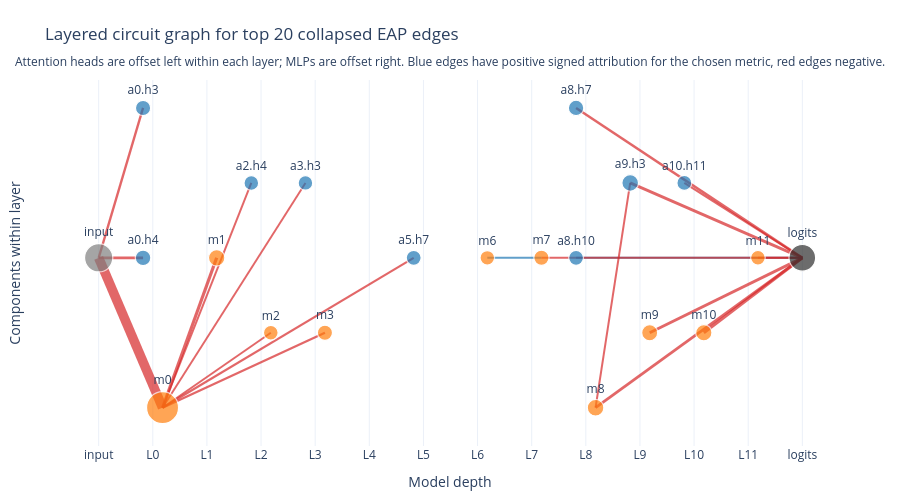
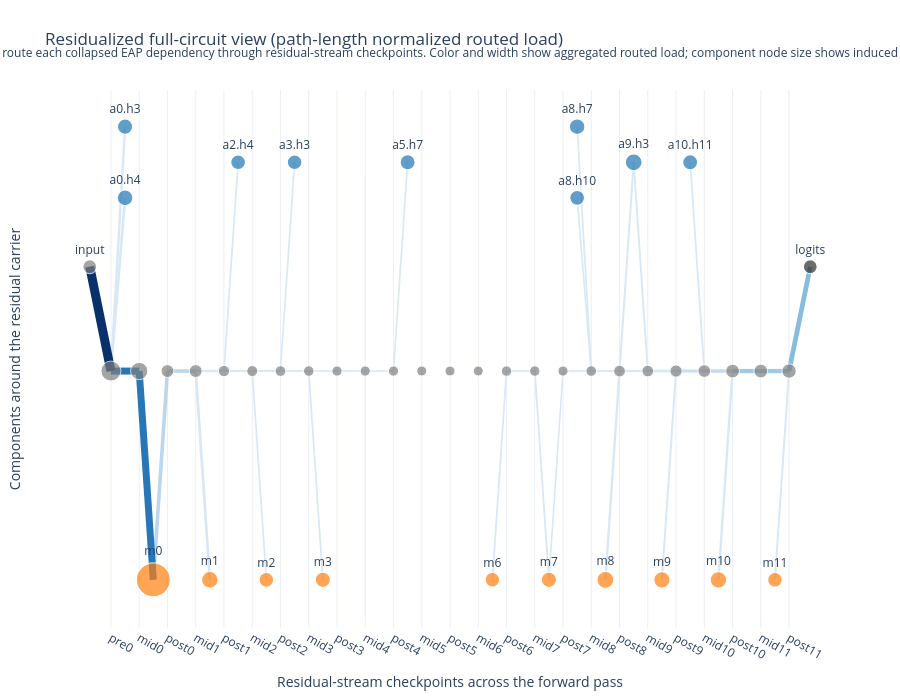

The notebook cell saved with these charts, in order:
### Markdown cell above
## Selected Necessary Edges

### Code cell
underlying_edge_map = (
    gpt2_underlying.groupby("collapsed_edge", dropna=False)["underlying_edge"]
    .agg(lambda values: values.astype(str).tolist())
    .to_dict()
)

necessary_edges_table = gpt2_edges.copy()
necessary_edges_table["underlying_edges"] = necessary_edges_table["collapsed_edge"].map(underlying_edge_map)
necessary_edges_table = necessary_edges_table.sort_values("rank", kind="stable")[[
        "collapsed_edge",
        "parent",
        "child",
        "signed_sum",
        "abs_score",
        "rank",
        "underlying_edge_count",
        "underlying_edges",
    ]]

display(necessary_edges_table)

gpt2_circuit_nodes = budgeted_node_scores(gpt2_edges)
gpt2_circuit_figures = build_live_budgeted_circuit_figures(
    gpt2_edges,
    gpt2_circuit_nodes,
    top_k_edges=len(gpt2_edges),
    layered_circuit_min_height=500,
    layered_circuit_height_per_node=18,
)

display(Markdown("### Circuit View"))
display(Markdown("**Layered circuit**"))
display(gpt2_circuit_figures["layered_circuit"])

display(Markdown("**Residualized full circuit (path-length normalized routed load)**"))
display(gpt2_circuit_figures["residualized_normalized"])

### Figure 1 — Plotly figure (JSON) as saved in the notebook; plotly's stock layout.template omitted (floating-point values rounded to 4 significant figures)
{"data": [{"hovertemplate": "Rank 1<br>input -> m0<br>Signed score: -0.6919<br>|score|: 0.6919<br>Underlying edges: 1<extra></extra>", "line": {"color": "rgba(214,39,40,0.70)", "width": 9.5}, "mode": "lines", "showlegend": false, "type": "scatter", "x": [0, 1.18], "y": [0, -1]}, {"hovertemplate": "Rank 2<br>m0 -> m1<br>Signed score: -0.1454<br>|score|: 0.1454<br>Underlying edges: 1<extra></extra>", "line": {"color": "rgba(214,39,40,0.70)", "width": 3.182}, "mode": "lines", "showlegend": false, "type": "scatter", "x": [1.18, 2.18], "y": [-1, 0]}, {"hovertemplate": "Rank 3<br>m10 -> logits<br>Signed score: -0.1387<br>|score|: 0.1387<br>Underlying edges: 1<extra></extra>", "line": {"color": "rgba(214,39,40,0.70)", "width": 3.104}, "mode": "lines", "showlegend": false, "type": "scatter", "x": [11.18, 13], "y": [-0.5, 0]}, {"hovertemplate": "Rank 4<br>m9 -> logits<br>Signed score: -0.1238<br>|score|: 0.1238<br>Underlying edges: 1<extra></extra>", "line": {"color": "rgba(214,39,40,0.70)", "width": 2.932}, "mode": "lines", "showlegend": false, "type": "scatter", "x": [10.18, 13], "y": [-0.5, 0]}, {"hovertemplate": "Rank 5<br>a9.h3 -> logits<br>Signed score: -0.1164<br>|score|: 0.1164<br>Underlying edges: 1<extra></extra>", "line": {"color": "rgba(214,39,40,0.70)", "width": 2.846}, "mode": "lines", "showlegend": false, "type": "scatter", "x": [9.82, 13], "y": [0.5, 0]}, {"hovertemplate": "Rank 6<br>m8 -> logits<br>Signed score: -0.1147<br>|score|: 0.1147<br>Underlying edges: 1<extra></extra>", "line": {"color": "rgba(214,39,40,0.70)", "width": 2.826}, "mode": "lines", "showlegend": false, "type": "scatter", "x": [9.18, 13], "y": [-1, 0]}, {"hovertemplate": "Rank 7<br>input -> a0.h4<br>Signed score: -0.0960<br>|score|: 0.0960<br>Underlying edges: 3<extra></extra>", "line": {"color": "rgba(214,39,40,0.70)", "width": 2.61}, "mode": "lines", "showlegend": false, "type": "scatter", "x": [0, 0.82], "y": [0, 0]}, {"hovertemplate": "Rank 8<br>a8.h7 -> logits<br>Signed score: -0.0885<br>|score|: 0.0885<br>Underlying edges: 1<extra></extra>", "line": {"color": "rgba(214,39,40,0.70)", "width": 2.523}, "mode": "lines", "showlegend": false, "type": "scatter", "x": [8.82, 13], "y": [1, 0]}, {"hovertemplate": "Rank 9<br>input -> a0.h3<br>Signed score: -0.0754<br>|score|: 0.0754<br>Underlying edges: 3<extra></extra>", "line": {"color": "rgba(214,39,40,0.70)", "width": 2.371}, "mode": "lines", "showlegend": false, "type": "scatter", "x": [0, 0.82], "y": [0, 1]}, {"hovertemplate": "Rank 10<br>m0 -> m3<br>Signed score: -0.0697<br>|score|: 0.0697<br>Underlying edges: 1<extra></extra>", "line": {"color": "rgba(214,39,40,0.70)", "width": 2.306}, "mode": "lines", "showlegend": false, "type": "scatter", "x": [1.18, 4.18], "y": [-1, -0.5]}, {"hovertemplate": "Rank 11<br>m0 -> a5.h7<br>Signed score: -0.0595<br>|score|: 0.0595<br>Underlying edges: 3<extra></extra>", "line": {"color": "rgba(214,39,40,0.70)", "width": 2.188}, "mode": "lines", "showlegend": false, "type": "scatter", "x": [1.18, 5.82], "y": [-1, 0]}, {"hovertemplate": "Rank 12<br>a10.h11 -> logits<br>Signed score: -0.0545<br>|score|: 0.0545<br>Underlying edges: 1<extra></extra>", "line": {"color": "rgba(214,39,40,0.70)", "width": 2.13}, "mode": "lines", "showlegend": false, "type": "scatter", "x": [10.82, 13], "y": [0.5, 0]}, {"hovertemplate": "Rank 13<br>a8.h10 -> logits<br>Signed score: 0.0507<br>|score|: 0.0507<br>Underlying edges: 1<extra></extra>", "line": {"color": "rgba(31,119,180,0.70)", "width": 2.086}, "mode": "lines", "showlegend": false, "type": "scatter", "x": [8.82, 13], "y": [0, 0]}, {"hovertemplate": "Rank 14<br>m8 -> a9.h3<br>Signed score: -0.0370<br>|score|: 0.0441<br>Underlying edges: 3<extra></extra>", "line": {"color": "rgba(214,39,40,0.70)", "width": 2.009}, "mode": "lines", "showlegend": false, "type": "scatter", "x": [9.18, 9.82], "y": [-1, 0.5]}, {"hovertemplate": "Rank 15<br>m0 -> m2<br>Signed score: -0.0418<br>|score|: 0.0418<br>Underlying edges: 1<extra></extra>", "line": {"color": "rgba(214,39,40,0.70)", "width": 1.984}, "mode": "lines", "showlegend": false, "type": "scatter", "x": [1.18, 3.18], "y": [-1, -0.5]}, {"hovertemplate": "Rank 16<br>m0 -> a2.h4<br>Signed score: -0.0377<br>|score|: 0.0410<br>Underlying edges: 3<extra></extra>", "line": {"color": "rgba(214,39,40,0.70)", "width": 1.974}, "mode": "lines", "showlegend": false, "type": "scatter", "x": [1.18, 2.82], "y": [-1, 0.5]}, {"hovertemplate": "Rank 17<br>m7 -> logits<br>Signed score: -0.0399<br>|score|: 0.0399<br>Underlying edges: 1<extra></extra>", "line": {"color": "rgba(214,39,40,0.70)", "width": 1.961}, "mode": "lines", "showlegend": false, "type": "scatter", "x": [8.18, 13], "y": [0, 0]}, {"hovertemplate": "Rank 18<br>m11 -> logits<br>Signed score: -0.0394<br>|score|: 0.0394<br>Underlying edges: 1<extra></extra>", "line": {"color": "rgba(214,39,40,0.70)", "width": 1.956}, "mode": "lines", "showlegend": false, "type": "scatter", "x": [12.18, 13], "y": [0, 0]}, {"hovertemplate": "Rank 19<br>m0 -> a3.h3<br>Signed score: -0.0337<br>|score|: 0.0384<br>Underlying edges: 3<extra></extra>", "line": {"color": "rgba(214,39,40,0.70)", "width": 1.945}, "mode": "lines", "showlegend": false, "type": "scatter", "x": [1.18, 3.82], "y": [-1, 0.5]}, {"hovertemplate": "Rank 20<br>m6 -> m7<br>Signed score: 0.0357<br>|score|: 0.0357<br>Underlying edges: 1<extra></extra>", "line": {"color": "rgba(31,119,180,0.70)", "width": 1.912}, "mode": "lines", "showlegend": false, "type": "scatter", "x": [7.18, 8.18], "y": [0, 0]}, {"customdata": ["Node: input<br>Kind: input<br>Layer: N/A<br>Incident |score| sum: 0.8632", "Node: logits<br>Kind: logits<br>Layer: N/A<br>Incident |score| sum: 0.7666", "Node: a0.h3<br>Kind: attn<br>Layer: 0<br>Incident |score| sum: 0.0754", "Node: a0.h4<br>Kind: attn<br>Layer: 0<br>Incident |score| sum: 0.0960", "Node: m0<br>Kind: mlp<br>Layer: 0<br>Incident |score| sum: 1.0878", "Node: m1<br>Kind: mlp<br>Layer: 1<br>Incident |score| sum: 0.1454", "Node: a2.h4<br>Kind: attn<br>Layer: 2<br>Incident |score| sum: 0.0410", "Node: m2<br>Kind: mlp<br>Layer: 2<br>Incident |score| sum: 0.0418", "Node: a3.h3<br>Kind: attn<br>Layer: 3<br>Incident |score| sum: 0.0384", "Node: m3<br>Kind: mlp<br>Layer: 3<br>Incident |score| sum: 0.0697", "Node: a5.h7<br>Kind: attn<br>Layer: 5<br>Incident |score| sum: 0.0595", "Node: m6<br>Kind: mlp<br>Layer: 6<br>Incident |score| sum: 0.0357", "Node: m7<br>Kind: mlp<br>Layer: 7<br>Incident |score| sum: 0.0756", "Node: a8.h7<br>Kind: attn<br>Layer: 8<br>Incident |score| sum: 0.0885", "Node: a8.h10<br>Kind: attn<br>Layer: 8<br>Incident |score| sum: 0.0507", "Node: m8<br>Kind: mlp<br>Layer: 8<br>Incident |score| sum: 0.1588", "Node: a9.h3<br>Kind: attn<br>Layer: 9<br>Incident |score| sum: 0.1605", "Node: m9<br>Kind: mlp<br>Layer: 9<br>Incident |score| sum: 0.1238", "Node: a10.h11<br>Kind: attn<br>Layer: 10<br>Incident |score| sum: 0.0545", "Node: m10<br>Kind: mlp<br>Layer: 10<br>Incident |score| sum: 0.1387", "Node: m11<br>Kind: mlp<br>Layer: 11<br>Incident |score| sum: 0.0394"], "hovertemplate": "%{customdata}<extra></extra>", "marker": {"color": ["#7f7f7f", "#2f2f2f", "#1f77b4", "#1f77b4", "#ff7f0e", "#ff7f0e", "#1f77b4", "#ff7f0e", "#1f77b4", "#ff7f0e", "#1f77b4", "#ff7f0e", "#ff7f0e", "#1f77b4", "#1f77b4", "#ff7f0e", "#1f77b4", "#ff7f0e", "#1f77b4", "#ff7f0e", "#ff7f0e"], "line": {"color": "white", "width": 1.2}, "size": [28.28, 26.68, 15.25, 15.59, 32, 16.41, 14.68, 14.69, 14.64, 15.15, 14.99, 14.59, 15.25, 15.46, 14.84, 16.63, 16.65, 16.05, 14.9, 16.3, 14.65]}, "mode": "markers+text", "showlegend": false, "text": ["input", "logits", "a0.h3", "a0.h4", "m0", "m1", "a2.h4", "m2", "a3.h3", "m3", "a5.h7", "m6", "m7", "a8.h7", "a8.h10", "m8", "a9.h3", "m9", "a10.h11", "m10", "m11"], "textposition": "top center", "type": "scatter", "x": [0, 13, 0.82, 0.82, 1.18, 2.18, 2.82, 3.18, 3.82, 4.18, 5.82, 7.18, 8.18, 8.82, 8.82, 9.18, 9.82, 10.18, 10.82, 11.18, 12.18], "y": [0, 0, 1, 0, -1, 0, 0.5, -0.5, 0.5, -0.5, 0, 0, 0, 1, 0, -1, 0.5, -0.5, 0.5, -0.5, 0]}], "layout": {"annotations": [{"showarrow": false, "text": "Attention heads are offset left within each layer; MLPs are offset right. Blue edges have positive signed attribution for the chosen metric, red edges negative.", "x": 0.5, "xref": "paper", "y": 1.08, "yref": "paper"}], "height": 500, "hovermode": "closest", "margin": {"b": 40, "l": 40, "r": 40, "t": 80}, "title": {"text": "Layered circuit graph for top 20 collapsed EAP edges"}, "xaxis": {"showgrid": true, "ticktext": ["input", "L0", "L1", "L2", "L3", "L4", "L5", "L6", "L7", "L8", "L9", "L10", "L11", "logits"], "tickvals": [0, 1, 2, 3, 4, 5, 6, 7, 8, 9, 10, 11, 12, 13], "title": {"text": "Model depth"}, "zeroline": false}, "yaxis": {"showgrid": false, "showticklabels": false, "title": {"text": "Components within layer"}, "zeroline": false}}}

### Figure 2 — Plotly figure (JSON) as saved in the notebook; plotly's stock layout.template omitted (floating-point values rounded to 4 significant figures)
{"data": [{"hovertemplate": "m7 -> resid_post_7<br>Segment kind: write<br>Aggregated load: 0.0040<br>Aggregated signed load: -0.0040<br>Routed collapsed edges: 1<br>Example contributors: m7->logits<extra></extra>", "line": {"color": "rgb(217, 232, 245)", "width": 1.595}, "mode": "lines", "showlegend": false, "type": "scatter", "x": [15.5, 16], "y": [-2.2, 0]}, {"hovertemplate": "resid_post_7 -> resid_mid_8<br>Segment kind: carry<br>Aggregated load: 0.0040<br>Aggregated signed load: -0.0040<br>Routed collapsed edges: 1<br>Example contributors: m7->logits<extra></extra>", "line": {"color": "rgb(217, 232, 245)", "width": 1.595}, "mode": "lines", "showlegend": false, "type": "scatter", "x": [16, 17], "y": [0, 0]}, {"hovertemplate": "a8.h10 -> resid_mid_8<br>Segment kind: write<br>Aggregated load: 0.0056<br>Aggregated signed load: 0.0056<br>Routed collapsed edges: 1<br>Example contributors: a8.h10->logits<extra></extra>", "line": {"color": "rgb(217, 232, 245)", "width": 1.634}, "mode": "lines", "showlegend": false, "type": "scatter", "x": [16.5, 17], "y": [1.825, 0]}, {"hovertemplate": "resid_mid_3 -> resid_post_3<br>Segment kind: carry<br>Aggregated load: 0.0060<br>Aggregated signed load: -0.0060<br>Routed collapsed edges: 1<br>Example contributors: m0->a5.h7<extra></extra>", "line": {"color": "rgb(217, 232, 245)", "width": 1.641}, "mode": "lines", "showlegend": false, "type": "scatter", "x": [7, 8], "y": [0, 0]}, {"hovertemplate": "resid_post_3 -> resid_mid_4<br>Segment kind: carry<br>Aggregated load: 0.0060<br>Aggregated signed load: -0.0060<br>Routed collapsed edges: 1<br>Example contributors: m0->a5.h7<extra></extra>", "line": {"color": "rgb(217, 232, 245)", "width": 1.641}, "mode": "lines", "showlegend": false, "type": "scatter", "x": [8, 9], "y": [0, 0]}, {"hovertemplate": "resid_mid_4 -> resid_post_4<br>Segment kind: carry<br>Aggregated load: 0.0060<br>Aggregated signed load: -0.0060<br>Routed collapsed edges: 1<br>Example contributors: m0->a5.h7<extra></extra>", "line": {"color": "rgb(217, 232, 245)", "width": 1.641}, "mode": "lines", "showlegend": false, "type": "scatter", "x": [9, 10], "y": [0, 0]}, {"hovertemplate": "resid_post_4 -> a5.h7<br>Segment kind: read<br>Aggregated load: 0.0060<br>Aggregated signed load: -0.0060<br>Routed collapsed edges: 1<br>Example contributors: m0->a5.h7<extra></extra>", "line": {"color": "rgb(217, 232, 245)", "width": 1.641}, "mode": "lines", "showlegend": false, "type": "scatter", "x": [10, 10.5], "y": [0, 2.2]}, {"hovertemplate": "resid_post_2 -> a3.h3<br>Segment kind: read<br>Aggregated load: 0.0064<br>Aggregated signed load: -0.0056<br>Routed collapsed edges: 1<br>Example contributors: m0->a3.h3<extra></extra>", "line": {"color": "rgb(217, 232, 245)", "width": 1.652}, "mode": "lines", "showlegend": false, "type": "scatter", "x": [6, 6.5], "y": [0, 2.2]}, {"hovertemplate": "resid_mid_2 -> m2<br>Segment kind: read<br>Aggregated load: 0.0084<br>Aggregated signed load: -0.0084<br>Routed collapsed edges: 1<br>Example contributors: m0->m2<extra></extra>", "line": {"color": "rgb(217, 232, 245)", "width": 1.698}, "mode": "lines", "showlegend": false, "type": "scatter", "x": [5, 5.5], "y": [0, -2.2]}, {"hovertemplate": "a8.h7 -> resid_mid_8<br>Segment kind: write<br>Aggregated load: 0.0098<br>Aggregated signed load: -0.0098<br>Routed collapsed edges: 1<br>Example contributors: a8.h7->logits<extra></extra>", "line": {"color": "rgb(217, 232, 245)", "width": 1.733}, "mode": "lines", "showlegend": false, "type": "scatter", "x": [16.5, 17], "y": [2.575, 0]}, {"hovertemplate": "resid_mid_3 -> m3<br>Segment kind: read<br>Aggregated load: 0.0100<br>Aggregated signed load: -0.0100<br>Routed collapsed edges: 1<br>Example contributors: m0->m3<extra></extra>", "line": {"color": "rgb(217, 232, 245)", "width": 1.736}, "mode": "lines", "showlegend": false, "type": "scatter", "x": [7, 7.5], "y": [0, -2.2]}, {"hovertemplate": "resid_post_1 -> a2.h4<br>Segment kind: read<br>Aggregated load: 0.0102<br>Aggregated signed load: -0.0094<br>Routed collapsed edges: 1<br>Example contributors: m0->a2.h4<extra></extra>", "line": {"color": "rgb(217, 232, 245)", "width": 1.743}, "mode": "lines", "showlegend": false, "type": "scatter", "x": [4, 4.5], "y": [0, 2.2]}, {"hovertemplate": "a10.h11 -> resid_mid_10<br>Segment kind: write<br>Aggregated load: 0.0109<br>Aggregated signed load: -0.0109<br>Routed collapsed edges: 1<br>Example contributors: a10.h11->logits<extra></extra>", "line": {"color": "rgb(217, 232, 245)", "width": 1.758}, "mode": "lines", "showlegend": false, "type": "scatter", "x": [20.5, 21], "y": [2.2, 0]}, {"hovertemplate": "m6 -> resid_post_6<br>Segment kind: write<br>Aggregated load: 0.0119<br>Aggregated signed load: 0.0119<br>Routed collapsed edges: 1<br>Example contributors: m6->m7<extra></extra>", "line": {"color": "rgb(217, 232, 245)", "width": 1.782}, "mode": "lines", "showlegend": false, "type": "scatter", "x": [13.5, 14], "y": [-2.2, 0]}, {"hovertemplate": "resid_post_6 -> resid_mid_7<br>Segment kind: carry<br>Aggregated load: 0.0119<br>Aggregated signed load: 0.0119<br>Routed collapsed edges: 1<br>Example contributors: m6->m7<extra></extra>", "line": {"color": "rgb(217, 232, 245)", "width": 1.782}, "mode": "lines", "showlegend": false, "type": "scatter", "x": [14, 15], "y": [0, 0]}, {"hovertemplate": "resid_mid_7 -> m7<br>Segment kind: read<br>Aggregated load: 0.0119<br>Aggregated signed load: 0.0119<br>Routed collapsed edges: 1<br>Example contributors: m6->m7<extra></extra>", "line": {"color": "rgb(217, 232, 245)", "width": 1.782}, "mode": "lines", "showlegend": false, "type": "scatter", "x": [15, 15.5], "y": [0, -2.2]}, {"hovertemplate": "resid_post_2 -> resid_mid_3<br>Segment kind: carry<br>Aggregated load: 0.0159<br>Aggregated signed load: -0.0159<br>Routed collapsed edges: 2<br>Example contributors: m0->m3, m0->a5.h7<extra></extra>", "line": {"color": "rgb(217, 232, 245)", "width": 1.877}, "mode": "lines", "showlegend": false, "type": "scatter", "x": [6, 7], "y": [0, 0]}, {"hovertemplate": "a9.h3 -> resid_mid_9<br>Segment kind: write<br>Aggregated load: 0.0166<br>Aggregated signed load: -0.0166<br>Routed collapsed edges: 1<br>Example contributors: a9.h3->logits<extra></extra>", "line": {"color": "rgb(217, 232, 245)", "width": 1.894}, "mode": "lines", "showlegend": false, "type": "scatter", "x": [18.5, 19], "y": [2.2, 0]}, {"hovertemplate": "resid_mid_8 -> resid_post_8<br>Segment kind: carry<br>Aggregated load: 0.0195<br>Aggregated signed load: -0.0082<br>Routed collapsed edges: 3<br>Example contributors: a8.h7->logits, a8.h10->logits, m7->logits<extra></extra>", "line": {"color": "rgb(217, 232, 245)", "width": 1.961}, "mode": "lines", "showlegend": false, "type": "scatter", "x": [17, 18], "y": [0, 0]}, {"hovertemplate": "m11 -> resid_post_11<br>Segment kind: write<br>Aggregated load: 0.0197<br>Aggregated signed load: -0.0197<br>Routed collapsed edges: 1<br>Example contributors: m11->logits<extra></extra>", "line": {"color": "rgb(217, 232, 245)", "width": 1.968}, "mode": "lines", "showlegend": false, "type": "scatter", "x": [23.5, 24], "y": [-2.2, 0]}, {"hovertemplate": "m9 -> resid_post_9<br>Segment kind: write<br>Aggregated load: 0.0206<br>Aggregated signed load: -0.0206<br>Routed collapsed edges: 1<br>Example contributors: m9->logits<extra></extra>", "line": {"color": "rgb(217, 232, 245)", "width": 1.989}, "mode": "lines", "showlegend": false, "type": "scatter", "x": [19.5, 20], "y": [-2.2, 0]}, {"hovertemplate": "resid_post_8 -> a9.h3<br>Segment kind: read<br>Aggregated load: 0.0220<br>Aggregated signed load: -0.0185<br>Routed collapsed edges: 1<br>Example contributors: m8->a9.h3<extra></extra>", "line": {"color": "rgb(217, 232, 245)", "width": 2.022}, "mode": "lines", "showlegend": false, "type": "scatter", "x": [18, 18.5], "y": [0, 2.2]}, {"hovertemplate": "resid_mid_2 -> resid_post_2<br>Segment kind: carry<br>Aggregated load: 0.0223<br>Aggregated signed load: -0.0215<br>Routed collapsed edges: 3<br>Example contributors: m0->m3, m0->a5.h7, m0->a3.h3<extra></extra>", "line": {"color": "rgb(217, 232, 245)", "width": 2.029}, "mode": "lines", "showlegend": false, "type": "scatter", "x": [5, 6], "y": [0, 0]}, {"hovertemplate": "resid_post_1 -> resid_mid_2<br>Segment kind: carry<br>Aggregated load: 0.0307<br>Aggregated signed load: -0.0299<br>Routed collapsed edges: 4<br>Example contributors: m0->m3, m0->a5.h7, m0->m2, m0->a3.h3<extra></extra>", "line": {"color": "rgb(217, 232, 245)", "width": 2.228}, "mode": "lines", "showlegend": false, "type": "scatter", "x": [4, 5], "y": [0, 0]}, {"hovertemplate": "resid_post_8 -> resid_mid_9<br>Segment kind: carry<br>Aggregated load: 0.0338<br>Aggregated signed load: -0.0225<br>Routed collapsed edges: 4<br>Example contributors: m8->logits, a8.h7->logits, a8.h10->logits, m7->logits<extra></extra>", "line": {"color": "rgb(217, 232, 245)", "width": 2.301}, "mode": "lines", "showlegend": false, "type": "scatter", "x": [18, 19], "y": [0, 0]}, {"hovertemplate": "m10 -> resid_post_10<br>Segment kind: write<br>Aggregated load: 0.0347<br>Aggregated signed load: -0.0347<br>Routed collapsed edges: 1<br>Example contributors: m10->logits<extra></extra>", "line": {"color": "rgb(217, 232, 245)", "width": 2.322}, "mode": "lines", "showlegend": false, "type": "scatter", "x": [21.5, 22], "y": [-2.2, 0]}, {"hovertemplate": "m8 -> resid_post_8<br>Segment kind: write<br>Aggregated load: 0.0364<br>Aggregated signed load: -0.0328<br>Routed collapsed edges: 2<br>Example contributors: m8->logits, m8->a9.h3<extra></extra>", "line": {"color": "rgb(217, 232, 245)", "width": 2.362}, "mode": "lines", "showlegend": false, "type": "scatter", "x": [17.5, 18], "y": [-2.2, 0]}, {"hovertemplate": "resid_pre_0 -> a0.h3<br>Segment kind: read<br>Aggregated load: 0.0377<br>Aggregated signed load: -0.0377<br>Routed collapsed edges: 1<br>Example contributors: input->a0.h3<extra></extra>", "line": {"color": "rgb(217, 232, 245)", "width": 2.393}, "mode": "lines", "showlegend": false, "type": "scatter", "x": [0, 0.5], "y": [0, 2.575]}, {"hovertemplate": "resid_mid_1 -> resid_post_1<br>Segment kind: carry<br>Aggregated load: 0.0409<br>Aggregated signed load: -0.0393<br>Routed collapsed edges: 5<br>Example contributors: m0->m3, m0->a5.h7, m0->m2, m0->a2.h4<extra></extra>", "line": {"color": "rgb(217, 232, 245)", "width": 2.471}, "mode": "lines", "showlegend": false, "type": "scatter", "x": [3, 4], "y": [0, 0]}, {"hovertemplate": "resid_pre_0 -> a0.h4<br>Segment kind: read<br>Aggregated load: 0.0480<br>Aggregated signed load: -0.0480<br>Routed collapsed edges: 1<br>Example contributors: input->a0.h4<extra></extra>", "line": {"color": "rgb(217, 232, 245)", "width": 2.638}, "mode": "lines", "showlegend": false, "type": "scatter", "x": [0, 0.5], "y": [0, 1.825]}, {"hovertemplate": "resid_mid_1 -> m1<br>Segment kind: read<br>Aggregated load: 0.0485<br>Aggregated signed load: -0.0485<br>Routed collapsed edges: 1<br>Example contributors: m0->m1<extra></extra>", "line": {"color": "rgb(217, 231, 245)", "width": 2.649}, "mode": "lines", "showlegend": false, "type": "scatter", "x": [3, 3.5], "y": [0, -2.2]}, {"hovertemplate": "resid_mid_9 -> resid_post_9<br>Segment kind: carry<br>Aggregated load: 0.0504<br>Aggregated signed load: -0.0392<br>Routed collapsed edges: 5<br>Example contributors: a9.h3->logits, m8->logits, a8.h7->logits, a8.h10->logits<extra></extra>", "line": {"color": "rgb(215, 231, 245)", "width": 2.695}, "mode": "lines", "showlegend": false, "type": "scatter", "x": [19, 20], "y": [0, 0]}, {"hovertemplate": "resid_post_9 -> resid_mid_10<br>Segment kind: carry<br>Aggregated load: 0.0711<br>Aggregated signed load: -0.0598<br>Routed collapsed edges: 6<br>Example contributors: m9->logits, a9.h3->logits, m8->logits, a8.h7->logits<extra></extra>", "line": {"color": "rgb(203, 222, 241)", "width": 3.185}, "mode": "lines", "showlegend": false, "type": "scatter", "x": [20, 21], "y": [0, 0]}, {"hovertemplate": "resid_mid_10 -> resid_post_10<br>Segment kind: carry<br>Aggregated load: 0.0819<br>Aggregated signed load: -0.0707<br>Routed collapsed edges: 7<br>Example contributors: m9->logits, a9.h3->logits, m8->logits, a8.h7->logits<extra></extra>", "line": {"color": "rgb(195, 218, 238)", "width": 3.443}, "mode": "lines", "showlegend": false, "type": "scatter", "x": [21, 22], "y": [0, 0]}, {"hovertemplate": "m0 -> resid_post_0<br>Segment kind: write<br>Aggregated load: 0.0894<br>Aggregated signed load: -0.0878<br>Routed collapsed edges: 6<br>Example contributors: m0->m1, m0->m3, m0->a5.h7, m0->m2<extra></extra>", "line": {"color": "rgb(188, 215, 235)", "width": 3.62}, "mode": "lines", "showlegend": false, "type": "scatter", "x": [1.5, 2], "y": [-2.2, 0]}, {"hovertemplate": "resid_post_0 -> resid_mid_1<br>Segment kind: carry<br>Aggregated load: 0.0894<br>Aggregated signed load: -0.0878<br>Routed collapsed edges: 6<br>Example contributors: m0->m1, m0->m3, m0->a5.h7, m0->m2<extra></extra>", "line": {"color": "rgb(188, 215, 235)", "width": 3.62}, "mode": "lines", "showlegend": false, "type": "scatter", "x": [2, 3], "y": [0, 0]}, {"hovertemplate": "resid_post_10 -> resid_mid_11<br>Segment kind: carry<br>Aggregated load: 0.1166<br>Aggregated signed load: -0.1054<br>Routed collapsed edges: 8<br>Example contributors: m10->logits, m9->logits, a9.h3->logits, m8->logits<extra></extra>", "line": {"color": "rgb(160, 203, 226)", "width": 4.265}, "mode": "lines", "showlegend": false, "type": "scatter", "x": [22, 23], "y": [0, 0]}, {"hovertemplate": "resid_mid_11 -> resid_post_11<br>Segment kind: carry<br>Aggregated load: 0.1166<br>Aggregated signed load: -0.1054<br>Routed collapsed edges: 8<br>Example contributors: m10->logits, m9->logits, a9.h3->logits, m8->logits<extra></extra>", "line": {"color": "rgb(160, 203, 226)", "width": 4.265}, "mode": "lines", "showlegend": false, "type": "scatter", "x": [23, 24], "y": [0, 0]}, {"hovertemplate": "resid_post_11 -> logits<br>Segment kind: read<br>Aggregated load: 0.1363<br>Aggregated signed load: -0.1251<br>Routed collapsed edges: 9<br>Example contributors: m10->logits, m9->logits, a9.h3->logits, m8->logits<extra></extra>", "line": {"color": "rgb(135, 189, 220)", "width": 4.733}, "mode": "lines", "showlegend": false, "type": "scatter", "x": [24, 24.75], "y": [0, 1.1]}, {"hovertemplate": "resid_pre_0 -> resid_mid_0<br>Segment kind: carry<br>Aggregated load: 0.2306<br>Aggregated signed load: -0.2306<br>Routed collapsed edges: 1<br>Example contributors: input->m0<extra></extra>", "line": {"color": "rgb(39, 119, 184)", "width": 6.968}, "mode": "lines", "showlegend": false, "type": "scatter", "x": [0, 1], "y": [0, 0]}, {"hovertemplate": "resid_mid_0 -> m0<br>Segment kind: read<br>Aggregated load: 0.2306<br>Aggregated signed load: -0.2306<br>Routed collapsed edges: 1<br>Example contributors: input->m0<extra></extra>", "line": {"color": "rgb(39, 119, 184)", "width": 6.968}, "mode": "lines", "showlegend": false, "type": "scatter", "x": [1, 1.5], "y": [0, -2.2]}, {"hovertemplate": "input -> resid_pre_0<br>Segment kind: write<br>Aggregated load: 0.3163<br>Aggregated signed load: -0.3163<br>Routed collapsed edges: 3<br>Example contributors: input->m0, input->a0.h4, input->a0.h3<extra></extra>", "line": {"color": "rgb(8, 48, 107)", "width": 9}, "mode": "lines", "showlegend": false, "type": "scatter", "x": [-0.75, 0], "y": [1.1, 0]}, {"customdata": ["Checkpoint: pre0<br>Incident routed load: 0.6326", "Checkpoint: mid0<br>Incident routed load: 0.4612", "Checkpoint: post0<br>Incident routed load: 0.1788", "Checkpoint: mid1<br>Incident routed load: 0.1788", "Checkpoint: post1<br>Incident routed load: 0.0819", "Checkpoint: mid2<br>Incident routed load: 0.0614", "Checkpoint: post2<br>Incident routed load: 0.0446", "Checkpoint: mid3<br>Incident routed load: 0.0318", "Checkpoint: post3<br>Incident routed load: 0.0119", "Checkpoint: mid4<br>Incident routed load: 0.0119", "Checkpoint: post4<br>Incident routed load: 0.0119", "Checkpoint: mid5<br>Incident routed load: 0.0000", "Checkpoint: post5<br>Incident routed load: 0.0000", "Checkpoint: mid6<br>Incident routed load: 0.0000", "Checkpoint: post6<br>Incident routed load: 0.0238", "Checkpoint: mid7<br>Incident routed load: 0.0238", "Checkpoint: post7<br>Incident routed load: 0.0080", "Checkpoint: mid8<br>Incident routed load: 0.0389", "Checkpoint: post8<br>Incident routed load: 0.1116", "Checkpoint: mid9<br>Incident routed load: 0.1008", "Checkpoint: post9<br>Incident routed load: 0.1421", "Checkpoint: mid10<br>Incident routed load: 0.1639", "Checkpoint: post10<br>Incident routed load: 0.2332", "Checkpoint: mid11<br>Incident routed load: 0.2332", "Checkpoint: post11<br>Incident routed load: 0.2727"], "hovertemplate": "%{customdata}<extra></extra>", "marker": {"color": "#7f7f7f", "line": {"color": "white", "width": 1}, "size": [20, 17.29, 12.83, 12.83, 11.29, 10.97, 10.71, 10.5, 10.19, 10.19, 10.19, 10, 10, 10, 10.38, 10.38, 10.13, 10.61, 11.76, 11.59, 12.25, 12.59, 13.69, 13.69, 14.31]}, "mode": "markers", "showlegend": false, "type": "scatter", "x": [0, 1, 2, 3, 4, 5, 6, 7, 8, 9, 10, 11, 12, 13, 14, 15, 16, 17, 18, 19, 20, 21, 22, 23, 24], "y": [0, 0, 0, 0, 0, 0, 0, 0, 0, 0, 0, 0, 0, 0, 0, 0, 0, 0, 0, 0, 0, 0, 0, 0, 0]}, {"customdata": ["Node: input<br>Kind: input<br>Layer: N/A<br>Induced score: N/A<br>Fallback routed load: 0.8632", "Node: logits<br>Kind: logits<br>Layer: N/A<br>Induced score: N/A<br>Fallback routed load: 0.7666", "Node: a0.h3<br>Kind: attn<br>Layer: 0<br>Induced score: 0.0754<br>Fallback routed load: 0.0754", "Node: a0.h4<br>Kind: attn<br>Layer: 0<br>Induced score: 0.0960<br>Fallback routed load: 0.0960", "Node: m0<br>Kind: mlp<br>Layer: 0<br>Induced score: 1.0878<br>Fallback routed load: 1.0878", "Node: m1<br>Kind: mlp<br>Layer: 1<br>Induced score: 0.1454<br>Fallback routed load: 0.1454", "Node: a2.h4<br>Kind: attn<br>Layer: 2<br>Induced score: 0.0410<br>Fallback routed load: 0.0410", "Node: m2<br>Kind: mlp<br>Layer: 2<br>Induced score: 0.0418<br>Fallback routed load: 0.0418", "Node: a3.h3<br>Kind: attn<br>Layer: 3<br>Induced score: 0.0384<br>Fallback routed load: 0.0384", "Node: m3<br>Kind: mlp<br>Layer: 3<br>Induced score: 0.0697<br>Fallback routed load: 0.0697", "Node: a5.h7<br>Kind: attn<br>Layer: 5<br>Induced score: 0.0595<br>Fallback routed load: 0.0595", "Node: m6<br>Kind: mlp<br>Layer: 6<br>Induced score: 0.0357<br>Fallback routed load: 0.0357", "Node: m7<br>Kind: mlp<br>Layer: 7<br>Induced score: 0.0756<br>Fallback routed load: 0.0756", "Node: a8.h7<br>Kind: attn<br>Layer: 8<br>Induced score: 0.0885<br>Fallback routed load: 0.0885", "Node: a8.h10<br>Kind: attn<br>Layer: 8<br>Induced score: 0.0507<br>Fallback routed load: 0.0507", "Node: m8<br>Kind: mlp<br>Layer: 8<br>Induced score: 0.1588<br>Fallback routed load: 0.1588", "Node: a9.h3<br>Kind: attn<br>Layer: 9<br>Induced score: 0.1605<br>Fallback routed load: 0.1605", "Node: m9<br>Kind: mlp<br>Layer: 9<br>Induced score: 0.1238<br>Fallback routed load: 0.1238", "Node: a10.h11<br>Kind: attn<br>Layer: 10<br>Induced score: 0.0545<br>Fallback routed load: 0.0545", "Node: m10<br>Kind: mlp<br>Layer: 10<br>Induced score: 0.1387<br>Fallback routed load: 0.1387", "Node: m11<br>Kind: mlp<br>Layer: 11<br>Induced score: 0.0394<br>Fallback routed load: 0.0394"], "hovertemplate": "%{customdata}<extra></extra>", "marker": {"color": ["#7f7f7f", "#2f2f2f", "#1f77b4", "#1f77b4", "#ff7f0e", "#ff7f0e", "#1f77b4", "#ff7f0e", "#1f77b4", "#ff7f0e", "#1f77b4", "#ff7f0e", "#ff7f0e", "#1f77b4", "#1f77b4", "#ff7f0e", "#1f77b4", "#ff7f0e", "#1f77b4", "#ff7f0e", "#ff7f0e"], "line": {"color": "white", "width": 1.2}, "size": [14, 14, 15.39, 15.77, 34, 16.67, 14.75, 14.77, 14.71, 15.28, 15.09, 14.66, 15.39, 15.63, 14.93, 16.92, 16.95, 16.28, 15.0, 16.55, 14.73]}, "mode": "markers+text", "showlegend": false, "text": ["input", "logits", "a0.h3", "a0.h4", "m0", "m1", "a2.h4", "m2", "a3.h3", "m3", "a5.h7", "m6", "m7", "a8.h7", "a8.h10", "m8", "a9.h3", "m9", "a10.h11", "m10", "m11"], "textposition": "top center", "type": "scatter", "x": [-0.75, 24.75, 0.5, 0.5, 1.5, 3.5, 4.5, 5.5, 6.5, 7.5, 10.5, 13.5, 15.5, 16.5, 16.5, 17.5, 18.5, 19.5, 20.5, 21.5, 23.5], "y": [1.1, 1.1, 2.575, 1.825, -2.2, -2.2, 2.2, -2.2, 2.2, -2.2, 2.2, -2.2, -2.2, 2.575, 1.825, -2.2, 2.2, -2.2, 2.2, -2.2, -2.2]}], "layout": {"annotations": [{"showarrow": false, "text": "Edges route each collapsed EAP dependency through residual-stream checkpoints. Color and width show aggregated routed load; component node size shows induced score.", "x": 0.5, "xref": "paper", "y": 1.09, "yref": "paper"}], "height": 700, "hovermode": "closest", "margin": {"b": 60, "l": 40, "r": 40, "t": 90}, "title": {"text": "Residualized full-circuit view (path-length normalized routed load)"}, "xaxis": {"showgrid": true, "ticktext": ["pre0", "mid0", "post0", "mid1", "post1", "mid2", "post2", "mid3", "post3", "mid4", "post4", "mid5", "post5", "mid6", "post6", "mid7", "post7", "mid8", "post8", "mid9", "post9", "mid10", "post10", "mid11", "post11"], "tickvals": [0, 1, 2, 3, 4, 5, 6, 7, 8, 9, 10, 11, 12, 13, 14, 15, 16, 17, 18, 19, 20, 21, 22, 23, 24], "title": {"text": "Residual-stream checkpoints across the forward pass"}, "zeroline": false}, "yaxis": {"showgrid": false, "showticklabels": false, "title": {"text": "Components around the residual carrier"}, "zeroline": false}}}
